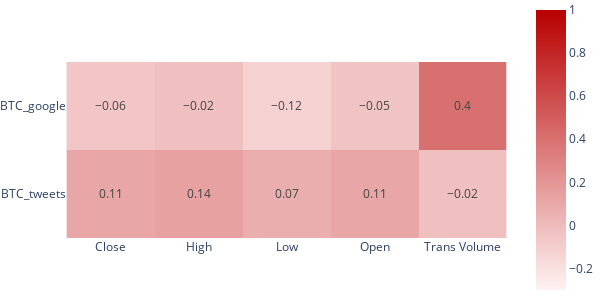

This figure's notebook cell:
### Code cell
btc_corr = df_BTC.corr()[['BTC_google','BTC_tweets']]

btc_corr = btc_corr.iloc[1:-3].T.round(2)

btc_corr.rename(columns={'BTCUSD_close': 'Close', 'BTCUSD_high': 'High', 'BTCUSD_low': 'Low', 'BTCUSD_open': 'Open',
       'BTC_transactions': 'Trans Volume'}, inplace=True)

colorscale=[[0, 'rgb(255,243,243)'],  [1.0, 'rgb(184, 0, 0)']]

fig = px.imshow(btc_corr, 
                text_auto=True,
                #labels=dict(y="Correlation Heatmap", color="Correlation"),
                color_continuous_scale=colorscale,
                range_color=[-0.3,1])

fig.update_layout(margin=dict(l=0, r=0, t=0, b=0),
                 height=300,width=600)

fig.show()
fig.write_image("btc_corr.jpeg")

### Figure 1 — Plotly figure (JSON) as saved in the notebook; plotly's stock layout.template omitted (floating-point values rounded to 4 significant figures)
{"data": [{"coloraxis": "coloraxis", "hovertemplate": "x: %{x}<br>y: %{y}<br>color: %{z}<extra></extra>", "name": "0", "texttemplate": "%{z}", "type": "heatmap", "x": ["Close", "High", "Low", "Open", "Trans Volume"], "xaxis": "x", "y": ["BTC_google", "BTC_tweets"], "yaxis": "y", "z": [[-0.06, -0.02, -0.12, -0.05, 0.4], [0.11, 0.14, 0.07, 0.11, -0.02]]}], "layout": {"coloraxis": {"cmax": 1, "cmin": -0.3, "colorscale": [[0, "rgb(255,243,243)"], [1, "rgb(184, 0, 0)"]]}, "height": 300, "margin": {"b": 0, "l": 0, "r": 0, "t": 0}, "width": 600, "xaxis": {"anchor": "y", "autorange": true, "constrain": "domain", "domain": [0, 1], "range": [-0.5, 4.5], "scaleanchor": "y", "type": "category"}, "yaxis": {"anchor": "x", "autorange": true, "constrain": "domain", "domain": [0.2067, 0.7933], "range": [1.5, -0.5], "type": "category"}}}
